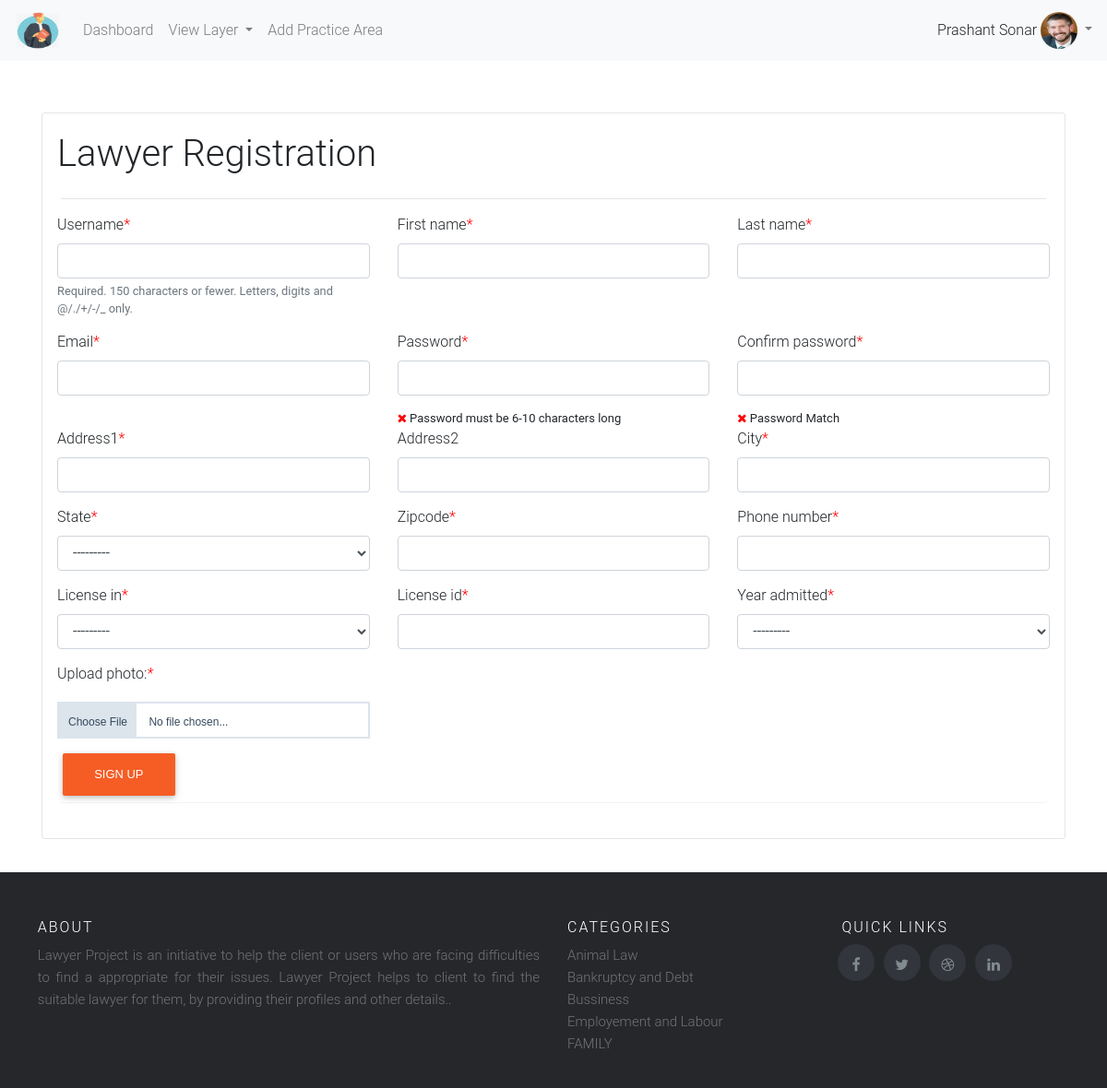
The app's page /lawyer_register/ (signed in) with its own data.
### lawyer/models.py (models this page shows, shortened)
class Lawyer(models.Model):
    year = datetime.datetime.today().year
    year_list = range(datetime.datetime.today().year,1960,-1)
    tupple_list = []
    for year in year_list:
        tupple_list.append((str(year), str(year)))
    YEAR = tuple(tupple_list)
    user = models.OneToOneField(User,on_delete=models.CASCADE)
    address1 = models.CharField(max_length=400,blank=False,null=False,validators=[
        RegexValidator(regex='(^[A-Za-z0-9]+|,| |/|[A-Za-z]+)+[A-Za-z0-9]+|,| |$',message='Enter Valid Address1')
    ])
    address2 = models.CharField(max_length=400,blank=True,null=True,validators=[
        RegexValidator(regex='(^[A-Za-z0-9]+|,| |/|[A-Za-z]+)+[A-Za-z0-9]+|,| |$',message='Enter Valid Address2')
    ])
    city = models.CharField(max_length=128,blank=False,null=False,validators=[
        RegexValidator(regex='[A-Za-z]{2}[a-z]+$',message='City should only contain letters and mustcontains atleast 2 chracters..')
    ])
    state = models.ForeignKey(State,on_delete=models.CASCADE,null=False,blank=False)
    zipcode = models.CharField(max_length=128,blank=False,null=False,validators=[
        RegexValidator(regex='^[0-9]{6}$',message='Enter Valid Zipcode')
    ])
    phone_number = models.CharField(max_length=128,blank=False,null=False,validators=[
        RegexValidator(regex='^[6|7|8|9]+[0-9]{9}$',message='Enter 10 digit number or must start with 6,7,8,9 digit')
    ])
    license_in = models.ForeignKey(State,on_delete=models.CASCADE,blank=False,null=False,related_name='license_id')
    license_id = models.CharField(max_length=128,blank=False,null=False,validators=[
        RegexValidator(regex='^[A-Za-z0-9]*$',message='Enter Valid License Id')
    ])
    year_admitted = models.CharField(choices=YEAR,max_length=128,blank=False,null=False,)
    profile_image = models.ImageField(upload_to='profile_images',blank=False,null=False,)

class Practice_area(models.Model):
    practice = models.CharField(max_length=128,blank=True, null=True)
    class Meta:
        verbose_name_plural = 'Practice Area'

### lawyer/views.py (the view, shortened to what this page needs)
# urls.py: path('lawyer_register/',views.lawyer,name='lawyer_register'),
@check_recaptcha
def lawyer(request):
    user_form = RegisterForm()
    lawyer_form = LawyerForm()
    msg = ''
    return render(request,'lawyer/lawyer_register.html',{'user_form':user_form,'lawyer_form':lawyer_form,'msg':msg})

### lawyer/forms.py (shortened to what this page needs)
class LawyerForm(forms.ModelForm):
    class Meta:
        model = Lawyer
        fields = '__all__'
        exclude = ('user',)

### lawyer/models.py (called while the page is built)
    def __str__(self):
        return self.state_name

### lawyer/templatetags/practice_menu.py (called while the page is built)
def practice_area():
    practice = Practice_area.objects.all()
    return practice

### lawyer/templatetags/profile_tag.py (called while the page is built)
def profile_menu(lid):
    try:
        if lid:
            profile = Lawyer.objects.get(user_id=lid)
            return profile.profile_image
    except Exception as e:
        print(e)

### templates/lawyer/lawyer_register.html (shortened to what this page needs)
{% extends 'client/base.html' %} {% load crispy_forms_tags %} {% block body_block %}
<form name='' method='POST' enctype="multipart/form-data" autocomplete='off'>
    <div class="container">
        <div class="card" style='justify-content: center !important;margin-top:5%;'>
            <div class='panel panel-success'>
                <div class="row">
                    <div class="col">
                        <h1>Lawyer Registration</h1>
                    </div>
                </div>
                <hr/>
                <div class="row">
                    <div class="col-sm-4">
                        {{user_form.username|as_crispy_field}}
                    </div>
                    <div class="col-sm-4">
                        {{user_form.first_name|as_crispy_field}}
                    </div>
                    <div class="col-sm-4">
                        {{user_form.last_name|as_crispy_field}}
                    </div>
                </div>
                <div class="row">
                    <div class="col-sm-4">
                        {{user_form.email|as_crispy_field}}
                    </div>
                    <div class="col-sm-4">
                        {{user_form.password|as_crispy_field}}
                        <strong style='font-size:13px;'><span id="passwordlength" class="fa fa-close" style="color:#FF0004;"></span> Password must be 6-10 characters long<br></strong>
                    </div>
                    <div class="col-sm-4">
                        {{user_form.confirm_password|as_crispy_field}}
                        <strong style='font-size:13px;'><span id="pwmatch" class="fa fa-close" style="color:#FF0004;"></span> Password Match</strong>
                    </div>
                </div>
                <div class="row">
                    <div class="col-sm-4">
                        {{lawyer_form.address1|as_crispy_field}}
                    </div>
                    <div class="col-sm-4">
                        {{lawyer_form.address2|as_crispy_field}}
                    </div>
                    <div class="col-sm-4">
                        {{lawyer_form.city|as_crispy_field}}
                    </div>
                </div>
                <div class="row">
                    <div class="col-sm-4">
                        {{lawyer_form.state|as_crispy_field}}
                    </div>
                    <div class="col-sm-4">
                        {{lawyer_form.zipcode|as_crispy_field}}
                    </div>
                    <div class="col-sm-4">
                        {{lawyer_form.phone_number|as_crispy_field}}
                    </div>
                </div>
                <div class="row">
                    <div class="col-sm-4">
                        {{lawyer_form.license_in|as_crispy_field}}
                    </div>
                    <div class="col-sm-4">
                        {{lawyer_form.license_id|as_crispy_field}}
                    </div>
                    <div class="col-sm-4">
                        {{lawyer_form.year_admitted|as_crispy_field}}
                    </div>
                </div>
                <div class="row">
                    <div class="col-sm-4">
                            <label>Upload photo:<abbr><i style='color:red;'>*</i></abbr></label>
                        <div class="file-upload">
                            <div class="file-select">
                                <div class="file-select-button" id="fileName">Choose File</div>
                                <div class="file-select-name" id="noFile">No file chosen...</div>
                            </div>
                        </div>
                    </div>
                </div>
                <div class="row">
                    <div class="col-sm-4">
                        <input type='submit' value='Sign Up' class='btn btn-primary'>
                    </div>
                </div>
            </div>
        </div>
    </div>
</form>
{% endblock %}

### templates/client/base.html (shortened to what this page needs)
<html>
{% load staticfiles %}
{% load crispy_forms_tags %}
{% load practice_menu %}
{% load profile_tag %}
<head>
    <link href='{% static "css/bootstrap.css" %}' rel='stylesheet' />
    <link href='{% static "css/style.css" %}' rel='stylesheet' />
    <link href='{% static "css/carousel.css" %}' rel='stylesheet' />
    <link href='{% static "css/glyphicon.css" %}' rel='stylesheet' />
    <link rel="stylesheet" href="https://cdnjs.cloudflare.com/ajax/libs/font-awesome/4.7.0/css/font-awesome.min.css">
</head>
<body>
    <nav class="navbar navbar-expand-lg navbar-light bg-light">
        <a class="navbar-brand" href="{% url 'index' %}"><img src='{% static "images/lawyer-icon.png" %}' height='40px' width='50px'/>
        </a>
        <div class="collapse navbar-collapse" id="navbarSupportedContent">
            <ul class="navbar-nav mr-auto">
                <li class="nav-item">
                    <a class="nav-link" href="{% url 'index' %}">Dashboard<span class="sr-only">(current)</span></a>
                </li>
                <li class="nav-item dropdown">
                    <a class="nav-link dropdown-toggle" href="http://example.com" id="navbarDropdownMenuLink" data-toggle="dropdown" aria-haspopup="true" aria-expanded="false">
                        View Layer
                    </a>
                            {% practice_area as practice %}
                </li>
                  {% if user.is_superuser %}
                        <li class="nav-item">
                    <a class="nav-link" href="{% url 'add_practice_area' %}">Add Practice Area</a>
                </li>
                  {% endif %}
            </ul>
         <form class="form-inline my-2 my-lg-0">
            {% if  request.user.is_superuser %}
              {{request.user.first_name}} {{request.user.last_name}}&nbsp;
             <ul class="navbar-nav">
                <li class="nav-item dropdown">
                    <a class="nav-link dropdown-toggle" style='padding:0 0;' href="#" id="navbarDropdownMenuLink" role="button" data-toggle="dropdown" aria-haspopup="true" aria-expanded="false">
                        <img src='{{MEDIA_URL}}{{ request.user.id|profile_menu }}' height='40' width='40' style='border-radius:50%;'/>
                   </a>
                </li>
            </ul>
            {% elif  request.user.is_staff %}
                <b>Welcome</b>, {{request.user.first_name}} {{request.user.last_name}}&nbsp;
            {% endif %}
            </form>
        </div>
    </nav>
    {% block body_block %} {% endblock %}
<footer class="site-footer" style='margin-top:3%;'>
    <div class="container">
        <div class="row">
            <div class="col-sm-12 col-md-6">
                <h6>About</h6>
                <p class="text-justify">Lawyer Project is an initiative to help the client or users who are facing difficulties to find a appropriate for their issues.
                Lawyer Project helps to client to find the suitable lawyer for them, by providing their profiles and other details..
                </p>
            </div>
            <div class="col-xs-6 col-md-3">
                <h6>Categories</h6>
                <ul class="footer-links">
                 {% practice_area as practice %}
                    {% for i in practice %}
                     <li><a class="dropdown-item-footer" href="{% url 'view_lawyers' %}?practice_area={{i.practice}}">{{i.practice}}</a></li>
                 {% endfor %}
                </ul>
            </div>
            <div class="col-xs-6 col-md-3">
                <h6 style='margin-left:4%;'>Quick Links</h6>
               <ul class="social-icons">
                    <li><a class="facebook" href="https://www.facebook.com/"><i class="fa fa-facebook" style='margin-top:35%;'></i></a></li>
                    <li><a class="twitter" href="https://www.twitter.com/"><i class="fa fa-twitter" style='margin-top:35%;'></i></a></li>
                    <li><a class="dribbble" href="https://www.dribble.com/"><i class="fa fa-dribbble" style='margin-top:35%;'></i></a></li>
                    <li><a class="linkedin" href="https://www.linkedin.com/"><i class="fa fa-linkedin" style='margin-top:35%;'></i></a></li>
                </ul>
            </div>
        </div>
    </div>
</footer>
</body>
</html>

### static/css/style.css (style rules this page uses)
.card { border: 1px solid rgba(0, 0, 0, 0.1); padding: 1.2rem; margin-bottom: 1.2rem; background-color: white; }
.row { margin-left: -1.2rem; margin-right: -1.2rem; }
.btn-primary, .btn.btn.btn-primary, .btn.btn.btn-default, .btn-default { background-color: #F55D25; color: white; font-family: "Circular", Helvetica, sans-serif; border-color: #F55D25; }
p { overflow-wrap: break-word; word-wrap: break-word; word-break: break-word; margin: 0 0 0.75em; }
.text-muted { opacity: 1; color: #777777 }
.card { border: 1px solid rgba(0, 0, 0, 0.1); padding: 1.2rem; }
.asteriskField { color: red; }
.site-footer { background-color: #26272b; padding: 45px 0 20px; font-size: 15px; line-height: 24px; color: #737373; }
.site-footer h6 { color: #fff; font-size: 16px; text-transform: uppercase; margin-top: 5px; letter-spacing: 2px }
.site-footer a { color: #737373; }
.footer-links { padding-left: 0; list-style: none }
.footer-links li { display: block }
.footer-links a { color: #737373 }
.site-footer .social-icons a { width: 40px; height: 40px; line-height: 40px; margin-left: 6px; margin-right: 0; border-radius: 100%; background-color: #33353d }
.social-icons { padding-left: 0; margin-bottom: 0; list-style: none }
.social-icons li { display: inline-block; margin-bottom: 4px }
.social-icons a { background-color: #eceeef; color: #818a91; font-size: 16px; display: inline-block; line-height: 44px; width: 44px; height: 44px; text-align: center; margin-right: 8px; border-radius: 100%; -webkit-transition: all .2s linear; -o-transition: all .2s linear; transition: all .2s linear }
.panel { margin-bottom: 20px; background-color: #fff; border: 1px solid transparent; border-radius: 4px; -webkit-box-shadow: 0 1px 1px rgba(0, 0, 0, 0.05); box-shadow: 0 1px 1px rgba(0, 0, 0, 0.05); }
.form-group { margin-bottom: 15px; }
.btn { margin-top: 1.75em; }
.file-upload { display: block; text-align: center; font-family: Helvetica, Arial, sans-serif; font-size: 12px; margin-top: 3%; margin-bottom: 3%; }
.file-upload .file-select { display: block; border: 2px solid #dce4ec; color: #34495e; cursor: pointer; height: 40px; line-height: 40px; text-align: left; background: #FFFFFF; overflow: hidden; position: relative; }
.file-upload .file-select .file-select-button { background: #dce4ec; padding: 0 10px; display: inline-block; height: 40px; line-height: 40px; }
.file-upload .file-select .file-select-name { line-height: 40px; display: inline-block; padding: 0 10px; }

### records on screen
Practice_area: practice "Animal Law"
Practice_area: practice "Bankruptcy and Debt"
Practice_area: practice "Bussiness"
Practice_area: practice "Employement and Labour"
Practice_area: practice "FAMILY"

### other values on screen
{{ request.user.first_name }} "Prashant"
{{ request.user.last_name }} "Sonar"
